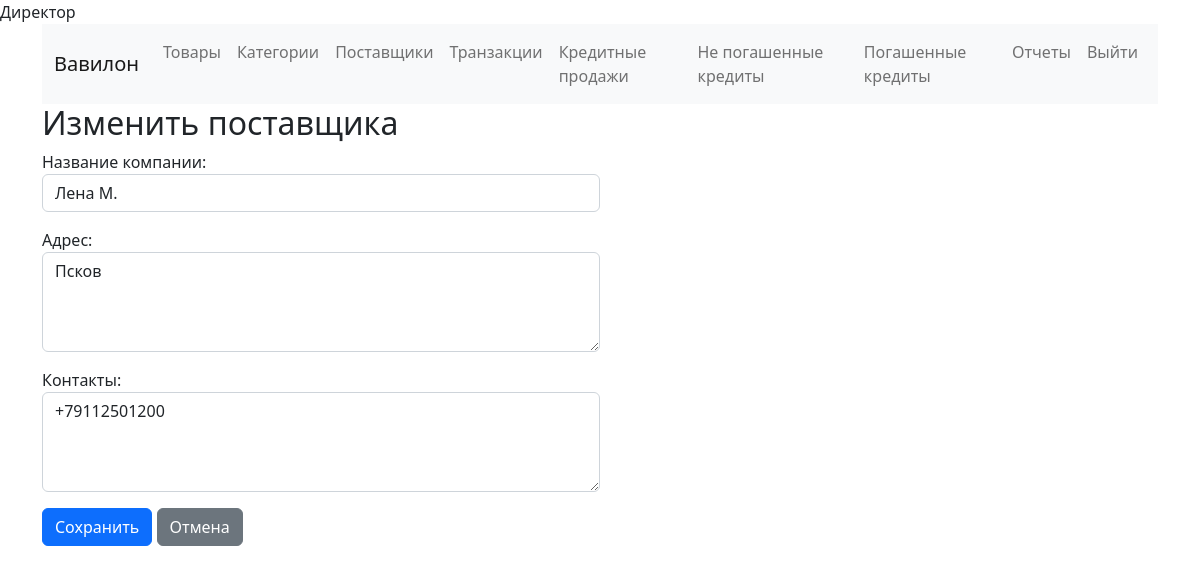
/inventory/suppliers/1/edit/ (signed in), run on the app's committed database.
### inventory/models.py (models this page shows, shortened)
class Supplier(models.Model):
    name = models.CharField(max_length=100)
    contact_info = models.TextField(blank=True, null=True)
    address = models.TextField(blank=True, null=True)

### inventory/views.py (the view)
# urls.py: path('suppliers/<int:pk>/edit/', views.supplier_edit, name='supplier_edit'),
@login_required
@user_passes_test(is_director)
def supplier_edit(request, pk):
    supplier = get_object_or_404(Supplier, pk=pk)
    if request.method == 'POST':
        form = SupplierForm(request.POST, instance=supplier)
        if form.is_valid():
            form.save()
            return redirect('supplier_list')
    else:
        form = SupplierForm(instance=supplier)
    return render(request, 'inventory/supplier_form.html', {'form': form, 'form_title': 'Изменить поставщика', 'button_label': 'Сохранить'})

### inventory/forms.py
class SupplierForm(forms.ModelForm):
    class Meta:
        model = Supplier
        fields = ['name', 'address', 'contact_info']
        labels = {
            'name': 'Название компании',
            'address': 'Адрес',
            'contact_info': 'Контакты',
        }
        widgets = {
            'name': TextInput(attrs={'class': 'form-control', 'style': 'width:50%'}),
            'address': Textarea(attrs={'class': 'form-control', 'style': 'width:50%; height: 100px;'}),
            'contact_info': Textarea(attrs={'class': 'form-control', 'style': 'width:50%; height: 100px;'}),
        }

### inventory/views.py (called while the page is built)
def is_director(user):
    return user.groups.filter(name="Директор").exists()

### inventory/templates/inventory/supplier_form.html (shortened to what this page needs)
{% extends "base.html" %}
{% block content %}
  <h2>{{ form_title }}</h2>
  <form method="POST">
    {{ form.as_p }}
    <button type="submit" class="btn btn-primary">{{ button_label }}</button>
    <a href="{% url 'supplier_list' %}" class="btn btn-secondary">Отмена</a>
  </form>
{% endblock %}

### data on the page
Supplier: name "Лена М.", address "Псков", contact_info "+79112501200"

### other printed values
{{ button_label }} "Сохранить"
